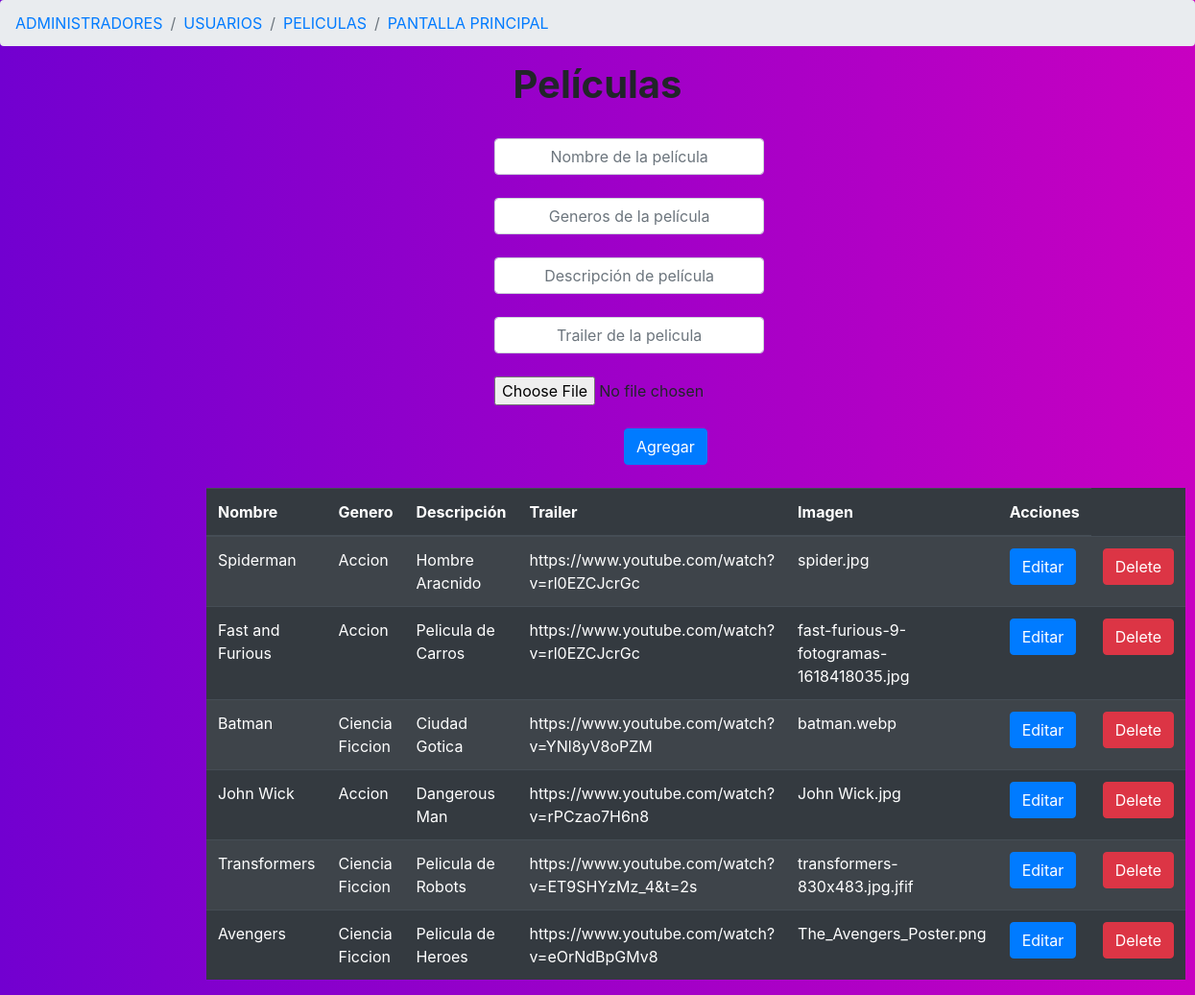
The app's page /peliculas-crud.php with its own data.
### tables this page shows
CREATE TABLE peliculas (
  id_pelicula int(11) NOT NULL AUTO_INCREMENT,
  nombre varchar(30),
  genero varchar(50),
  descripcion text,
  fecha date,
  trailer text,
  link_pelicula text,
  imagen text,
  imagen_bg text,
  PRIMARY KEY(id_pelicula)
);

### peliculas-crud.php (the view, shortened to what this page needs)
<?php
include ('config/db.php');
$result = mysqli_query($mysqli,'select *  from peliculas');
?>
<!DOCTYPE html>
<html lang="es">
<head>
    <link rel="stylesheet" href="css/admin-crud.css">
    <link rel="stylesheet" href="https://cdn.jsdelivr.net/npm/bootstrap@4.5.3/dist/css/bootstrap.min.css">
</head>
<body>
<nav aria-label="breadcrumb">
  <ol class="breadcrumb">
    <li class="breadcrumb-item"><a href="admin-crud.php">ADMINISTRADORES</a></li>
    <li class="breadcrumb-item"><a href="user-crud.php">USUARIOS</a></li>
    <li class="breadcrumb-item"><a href="peliculas-crud.php">PELICULAS</a></li>
    <li class="breadcrumb-item"><a href="PantallaPrincipal.php">PANTALLA PRINCIPAL</a></li>
  </ol>
</nav>
<h1 class="titulo"><strong>Películas</strong> </h1>
<div class ="col-lg-3">
<form action="add-movie.php" method="post">
<br>
<input type="text" class="form-control formulario" placeholder="Nombre de la película" require name="nombre">
<br>
<input type="text" class="form-control formulario" placeholder="Generos de la película" require name="genero">
<br>
<input type="text" class="form-control formulario" placeholder="Descripción de película" require name="descripcion">
<br>
<input  type="text" class="form-control formulario" placeholder="Trailer de la pelicula" require name="trailer">
<br>
<input  type="file" class="formulario" placeholder="imagen de la pelicua" require name="imagen">
   <br>  <br>
<input type="submit" value="Agregar" class="btn btn-primary btncrear">
</form>
</div>
<br>
<div class="col-lg-8">
<table class="table table-striped table-dark tabla">
  <thead>
    <tr>
      <th scope="col">Nombre</th>
      <th scope="col">Genero</th>
      <th scope="col">Descripción</th>
      <th scope="col">Trailer</th>
      <th scope="col">Imagen</th>
      <th scope="col">Acciones</th>
    </tr>
  </thead>
  <tbody>
  <?php foreach($result as $row){ ?>
    <tr>
      <td><?php echo $row['nombre']; ?></td>
      <td><?php echo $row['genero']; ?></td>
      <td><?php echo $row['descripcion']; ?></td>
      <td><?php echo $row['trailer']; ?></td>
      <td><?php echo $row['imagen']; ?></td>
      <td><a href="edit-movie.php?id=<?php echo $row['id_pelicula']?>" class="btn btn-primary">Editar</a></td>
      <td><a href="delete-movie.php?id=<?php echo $row['id_pelicula']?>" class="btn btn-danger" >Delete</a></td>
    </tr>
        <?php }?>
    </tbody>
</table>
              </div>
</body>
</html>

### css/admin-crud.css (style rules this page uses)
:root { --body_gradient_left: #7200D0; --body_gradient_right: #C800C1; --form_bg: #ffffff; --input_bg: #E5E5E5; --input_hover: #eaeaea; --submit_bg: #1FCC44; --submit_hover: #40e263; --icon_color: #6b6b6b; }
body { font-family: 'Roboto', sans-serif; background-image: linear-gradient(to right, var(--body_gradient_left), var(--body_gradient_right)); }
.titulo { text-align: center; }
.formulario { text-align: center; margin-left: 500px; }
.btncrear { margin-left: 635px; }
.tabla { margin-left: 200px; }

### records on screen
peliculas: nombre "Spiderman", genero "Accion", descripcion "Hombre Aracnido", trailer "https://www.youtube.com/watch?v=rl0EZCJcrGc", imagen "spider.jpg"
peliculas: nombre "Fast and Furious", genero "Accion", descripcion "Pelicula de Carros", trailer "https://www.youtube.com/watch?v=rl0EZCJcrGc", imagen "fast-furious-9-fotogramas-1618418035.jpg"
peliculas: nombre "Batman", genero "Ciencia Ficcion", descripcion "Ciudad Gotica", trailer "https://www.youtube.com/watch?v=YNl8yV8oPZM", imagen "batman.webp"
peliculas: nombre "John Wick", genero "Accion", descripcion "Dangerous Man", trailer "https://www.youtube.com/watch?v=rPCzao7H6n8", imagen "John Wick.jpg"
peliculas: nombre "Transformers", genero "Ciencia Ficcion", descripcion "Pelicula de Robots", trailer "https://www.youtube.com/watch?v=ET9SHYzMz_4&t=2s", imagen "transformers-830x483.jpg.jfif"
peliculas: nombre "Avengers", genero "Ciencia Ficcion", descripcion "Pelicula de Heroes", trailer "https://www.youtube.com/watch?v=eOrNdBpGMv8", imagen "The_Avengers_Poster.png"
